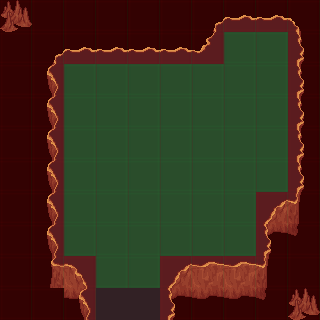

Tiled map render using the project's own tile images. Description and the map definition, with tile-layer contents summarised, below:
An orthogonal 10x10 tile map with 32x32 px tiles, 3 tile layers (Corner, walkable, exit), 2 tilesets and 3 objects (Scene1_2.tmx,StartPoint1, StartPoint1, StartPoint2).

<map version="1.0" orientation="orthogonal" width="10" height="10" tilewidth="32" tileheight="32">
 <tileset firstgid="1" name="terrain_atlas" tilewidth="32" tileheight="32">
  <image source="terrain_atlas.png" width="1024" height="1024" />
 </tileset>
 <tileset firstgid="1025" name="meta_tiles" tilewidth="32" tileheight="32">
  <image source="meta_tiles.png" width="64" height="32" />
  <tile id="0">
   <properties>
    <property name="blocked" value="True" />
   </properties>
  </tile>
 </tileset>
 <layer name="Corner" width="10" height="10">
  <data>[100 cells, 82 non-empty, 17 distinct tile ids]</data>
 </layer>
 <layer name="walkable" width="10" height="10">
  <data>[100 cells, 100 non-empty, 2 distinct tile ids]</data>
 </layer>
 <layer name="exit" width="10" height="10">
  <data>[100 cells, 2 non-empty, 1 distinct tile ids]</data>
 </layer>
 <objectgroup name="ExitPoints" width="10" height="10">
  <object name="ExitPoint1" type="Scene1_2.tmx,StartPoint1" x="96" y="288" width="64" height="32">
   <properties>
    <property name="Filename" value="Scene1_2.tmx" />
    <property name="StartPoint" value="StartPoint1" />
   </properties>
  </object>
 </objectgroup>
 <objectgroup name="StartPoints" width="10" height="10">
  <object name="StartPoint1" x="144" y="112" />
  <object name="StartPoint2" x="112" y="272" />
 </objectgroup>
</map>
